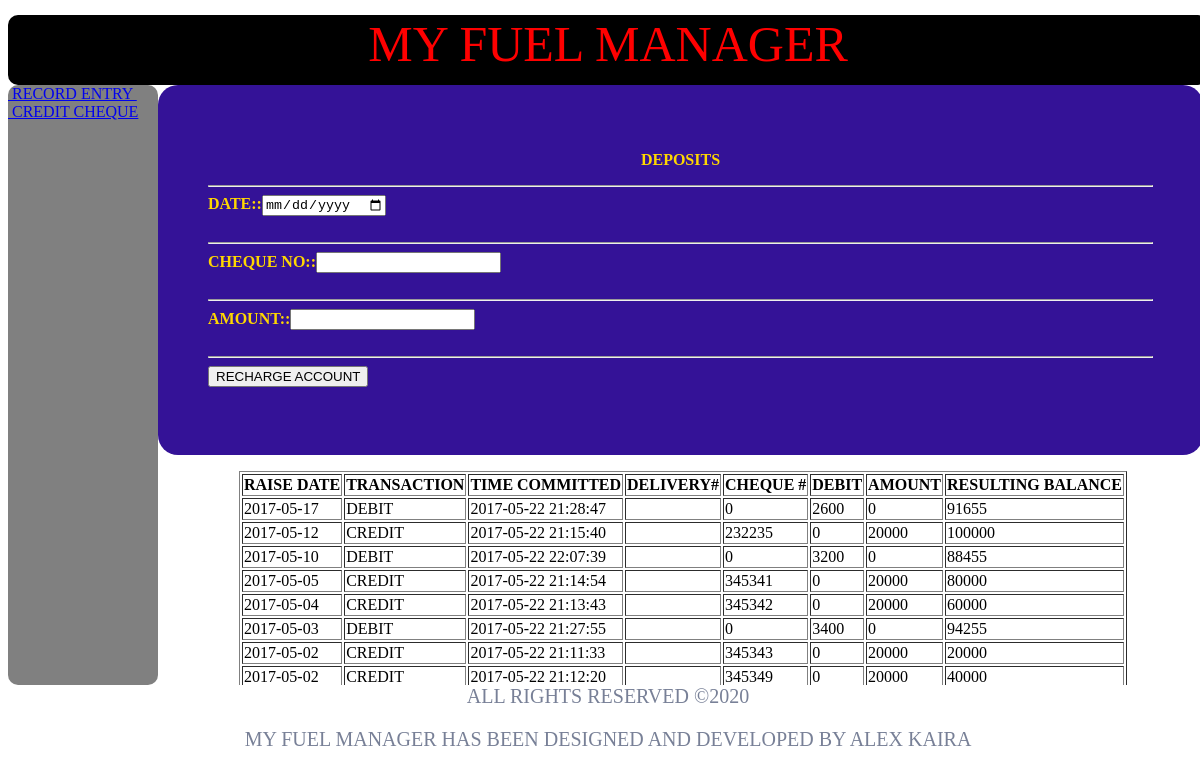
/index.php?cat=receive, run on the app's committed database.
### tables this page shows
CREATE TABLE IF NOT EXISTS `fuels` (
  `no` int(11) NOT NULL AUTO_INCREMENT,
  `cdate` date NOT NULL,
  `description` varchar(255) NOT NULL,
  `transid` int(11) NOT NULL,
  `orderno` int(255) NOT NULL,
  `litres` int(50) NOT NULL,
  `vehicleno` varchar(255) NOT NULL,
  `chequeNo` int(11) NOT NULL,
  `Rate` int(255) NOT NULL,
  `debit` int(255) NOT NULL,
  `credit` double NOT NULL,
  `Balance` int(255) NOT NULL,
  `transtime` timestamp NOT NULL DEFAULT current_timestamp() ON UPDATE current_timestamp(),
  PRIMARY KEY (`no`),
  UNIQUE KEY `transid_2` (`transid`),
  KEY `no` (`no`,`cdate`,`orderno`,`litres`,`vehicleno`,`Rate`,`debit`,`Balance`),
  KEY `credit` (`credit`),
  KEY `chequeNo` (`chequeNo`),
  KEY `description` (`description`),
  KEY `orderno_2` (`orderno`),
  KEY `transtime` (`transtime`),
  KEY `orderno` (`orderno`),
  KEY `transid` (`transid`),
  KEY `transid_3` (`transid`),
  KEY `orderno_3` (`orderno`)
);

### ChqCred.php (the view, shortened to what this page needs)
<?php
echo"
<form method='POST' action=''>
<P align='center'>DEPOSITS</P><HR>
DATE::<input type='DATE' name='cdate' required><br><br><hr>
CHEQUE NO::<input type='text' name='chqno' pattern=[0-9]+ maxlength='10' required><br><br><hr>
AMOUNT::<input type='text' name='amnt' required><br><br><hr>
<input type='submit' name='submit' value='RECHARGE ACCOUNT'><br><br>
</form>";
include("fcon.php");
 $qt=mysql_query("select*from fuels ORDER BY cdate DESC")or die(mysql_error($conn));
 echo"<table border=1 align='center'>";
 echo"<tr><th>RAISE DATE<th>TRANSACTION<th>TIME COMMITTED<th>DELIVERY#<th>CHEQUE #<th>DEBIT<th>AMOUNT<th>RESULTING BALANCE</th></tr>";
 while($rows=mysql_fetch_assoc($qt)){
 $cdates=$rows["cdate"];
 $cqno=$rows["chequeNo"];
 $tran=$rows["description"];
 $ords=$rows["deliveryno"];
 $ngapi=$rows["credit"];
 $balo=$rows["Balance"];
 $debit=$rows["debit"];
 $ttime=$rows["transtime"];
 echo"
 <tr><td>$cdates<td>$tran<td>$ttime<td>$ords<td>$cqno<td>$debit<td>$ngapi<td>$balo</td></tr>";
 }
 echo"</table>
 ";
 ?>

### index.php (shortened to what this page needs)
<html>
<head>
<link rel="stylesheet" type="text/css" a href="forms.css">
</head>
<body id="container">
<div id="tops">MY FUEL MANAGER</div>
<div id="aside">
<a href="index.php?cat=record" title="record"> &nbsp;RECORD ENTRY </a>&nbsp
<a href="index.php?cat=receive" title="receive"> &nbsp;CREDIT CHEQUE </a><br /><br />
</div>
<div id="view">
<?php
if(isset($_GET['cat'])){$cat=$_GET['cat'];}
switch($cat){
case"receive";
include("ChqCred.php");
break;
}
?>
</div>
<div id="footers">
<p align="center">ALL RIGHTS RESERVED &copy<?php $Today = date('m:d:y'); $new = date('Y', strtotime($Today));
								echo $new;?> <br>
<p align="center">MY FUEL MANAGER HAS BEEN DESIGNED AND DEVELOPED BY ALEX KAIRA</p>
</div>
</body>
</html>

### forms.css (style rules this page uses)
FORM { background-color:#341297;color:gold;font:bold;border-radius:40px;font-weight:bold;width:90%;padding:50px; margin-left:;margin-right:auto;text-align:justified;border-radius:20px }
#container { width:1200px;height:750px;margin-left:; margin-right:auto; border-radius:20px; margin-top:15px;background-position:relative; background-color:#orange }
#aside { width:150px;height:600px;float:left;margin-right:0px;margin-left:0px;background-color:gray;text-align:left; border-radius:10px; }
#tops { width:1200px;height:70px;background-color:#000000;border-radius:10px;text-align:center;color:red;font-size:50; }
#view { width:1050px;height:600px;float:right;background-color:white;border-radius:10px;overflow-y: scroll;max-height:600px }
#footers { width:1200px;height:80px;background-color:black;border-radius:10px;text-align:center;color:#788097;font-size:20; }

### data on the page
fuels: cdate "2017-05-17", description "DEBIT", transtime "2017-05-22 21:28:47", chequeNo "0", debit "2600", credit "0", Balance "91655"
fuels: cdate "2017-05-12", description "CREDIT", transtime "2017-05-22 21:15:40", chequeNo "232235", debit "0", credit "20000", Balance "100000"
fuels: cdate "2017-05-10", description "DEBIT", transtime "2017-05-22 22:07:39", chequeNo "0", debit "3200", credit "0", Balance "88455"
fuels: cdate "2017-05-05", description "CREDIT", transtime "2017-05-22 21:14:54", chequeNo "345341", debit "0", credit "20000", Balance "80000"
fuels: cdate "2017-05-04", description "CREDIT", transtime "2017-05-22 21:13:43", chequeNo "345342", debit "0", credit "20000", Balance "60000"
fuels: cdate "2017-05-03", description "DEBIT", transtime "2017-05-22 21:27:55", chequeNo "0", debit "3400", credit "0", Balance "94255"
fuels: cdate "2017-05-02", description "CREDIT", transtime "2017-05-22 21:11:33", chequeNo "345343", debit "0", credit "20000", Balance "20000"
fuels: cdate "2017-05-02", description "CREDIT", transtime "2017-05-22 21:12:20", chequeNo "345349", debit "0", credit "20000", Balance "40000"
